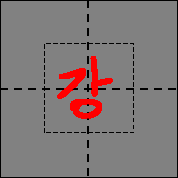
#> input picture data/강/손글씨.png, 178 x 178 px, found by its file name; the run also reads 1 picture not shown here
$ jupyter execute --allow-errors handwriting_retrieval.ipynb
#> lines starting #> are read from the running program, lines starting #| are printed output that depends on the picture; after the words box and inside, x2 and y2 are one past the last pixel; in counts of white or black regions, pixels touching at a corner belong together
# 영상처리 및 비전 02분반
# 20190149 노한나

[cell 1]
# Library Importing...
import cv2 as cv
import numpy as np
from matplotlib import pyplot as plt

[cell 2]
# Image reading & showing...
img = cv.imread('./target/손글씨.png')
#> img is the input picture: shape (178, 178, 3); mean B, G, R 118.8, 118.8, 128.2

plt.imshow(img[:,:,::-1])
plt.title('Original Image')

## HW4의 Problem C. 코드 활용 - Threshold-based Segmentation

[cell 3]
img_lab = cv.cvtColor(img, cv.COLOR_BGR2Lab)
#> img_lab: shape (178, 178, 3); mean of channels 0, 1, 2 132.1, 131, 130.5

# Channel 분리
img_l = img_lab[:,:,0]
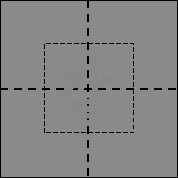
#> img_l: shape (178, 178); min 0, max 138, mean 132.1
img_a = img_lab[:,:,1]
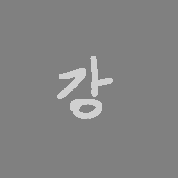
#> img_a: shape (178, 178); min 128, max 208, mean 131
img_b = img_lab[:,:,2]

# Mask 초기화
mask = np.zeros(img.shape[:2])

# Thresholding Phase
min_a = 130
min_b = 130
max_a = 250
max_b = 250

mask = (img_a > min_a) & (img_b > min_b) & (img_a < max_a) & (img_b < max_b)
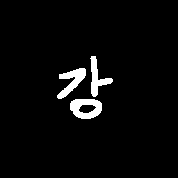
#> mask: shape (178, 178) bool; 3.7% white; 3 white regions, box (x1, y1, x2, y2) and area: (70, 99, 102, 119) 434, (57, 68, 86, 99) 395, (90, 56, 113, 97) 345

# Mask Type Change
mask = mask.reshape(img.shape[0], img.shape[1], 1).astype('uint8')

# Threshold-based Segmentation 결과 저장
result = img[:,:,::-1]*mask
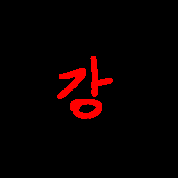
#> result: shape (178, 178, 3); mean R, G, B 9.4, 0, 0

# Image Showing
plt.imshow(result)
plt.title('Thresholded Image')

## HW3의 Problem B. 코드 활용 - Morphological filtering, closing

[cell 4]
kernel = np.ones((3,3), np.uint8)

# closing 구현
morph_img = cv.dilate(result, kernel, iterations= 1) # dilation 후
morph_img = cv.erode(morph_img, kernel, iterations= 1) # erosion 적용

# 결과 저장 (target.jpg)
cv.imwrite('./target/target.jpg', morph_img)

plt.imshow(morph_img, cmap = 'gray')
plt.title('Morph Image')

## HW5 코드 활용 - Image Retrieval

[cell 5]
from skimage.feature import hog
from os import listdir
from os.path import isfile, join

[cell 6]
## 지정된 폴더 내부의 모든 이미지 파일의 Path를 읽어오는 함수
def get_sample_datalist(path='./'):
    print('Getting sample data list..')
    imagefile_path_list = [f for f in listdir(path) if isfile(join(path, f))]

    return imagefile_path_list

## 입력된 모든 Path에 대응되는 이미지를 읽어오는 함수
def load_my_data(imagefile_path_list, test=None):
    print('load_my_data')
    x = []
    for path in imagefile_path_list:
        img = cv.imread(path)

        #이미지는 256x256으로 모두 리사이즈
        if img.shape[:2] != (256,256):
            img = cv.resize(img, (256,256))
        x.append(img)

    return x

[cell 7]
## HOG Feature를 추출하는 함수
def get_hog_feature(x): # x : img list [img, img, ...]

  hog_feature = []

  for i in range(len(x)):

    curr_img_hsv = cv.cvtColor(x[i], cv.COLOR_BGR2HSV)

    _, curr_hog = hog(curr_img_hsv[:,:,2], # HSV의 Value 값을 활용
                      orientations = 12, # cell 별로 각도를 얼마나 다양하게 줄 것인지
                      pixels_per_cell = (8, 8), # cell 크기
                      cells_per_block = (2, 2), # block 하나에 cell이 몇 개 들어가는지
                      visualize = True,
                      multichannel = False) # V값만 활용하므로 False

    curr_hog = np.reshape(curr_hog, [-1]) # vectorlize

    hog_feature.append(curr_hog)

  return hog_feature  # return : hog_feature list

[cell 8]
# 현재 위치의 모든 이미지 파일을 Query Image로 읽어오기
x_pathlist = get_sample_datalist()
#> (the rest of this cell did not finish here and is left out)

[cell 9]
# Target Image Loading...
target_image_path = ['./target/target.jpg']
img_target = load_my_data(target_image_path)
#> in load_my_data (call 2), `img = cv.imread(path)`:
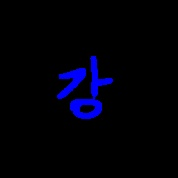
#> img: shape (178, 178, 3); mean B, G, R 9.6, 0.2, 0.2
#> img_target = 1 item

# Target Image Showing...
plt.imshow(img_target[0][:,:,::-1])
plt.title('Target Image')
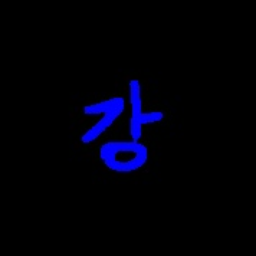
#> shown: shape (256, 256, 3); mean R, G, B 0.2, 0.2, 9.6

[cell 10]
# Target Image Matching...(HOG feature...)
hog_feature_target = get_hog_feature(img_target)[0] # return hog feature list
#> the loop in get_hog_feature, `for i in range(len(x)): ` made 1 pass
